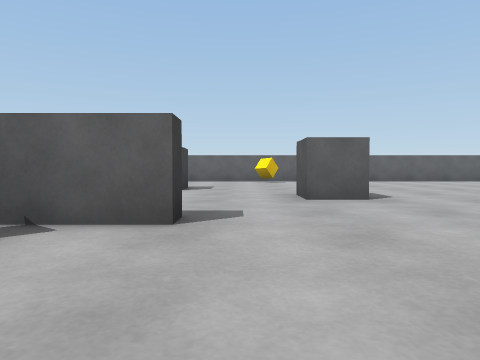
view 1 (above)

23 first-person views from a walk through a scene from a Unity 3-D project. The camera is 0.51 m above the floor, tilts 2° down and sees 70° across. The floor is counted in squares, 1 m on a side. Each view is taken from the middle of a square. On the plan, view 1 faces up. The plan holds only what a view shows up to about 9 squares ahead; the rest is blank. The player character is not drawn.

view 2
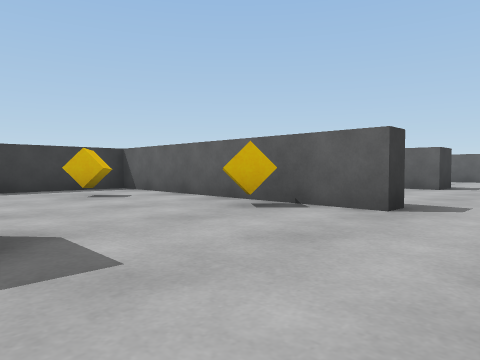

view 3
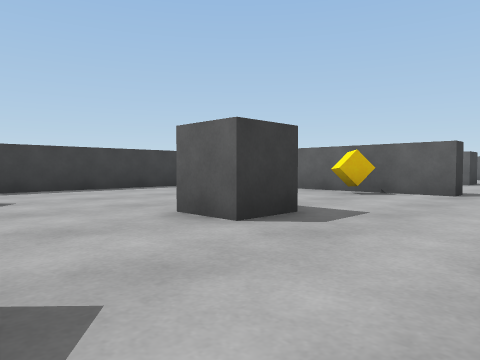

view 4
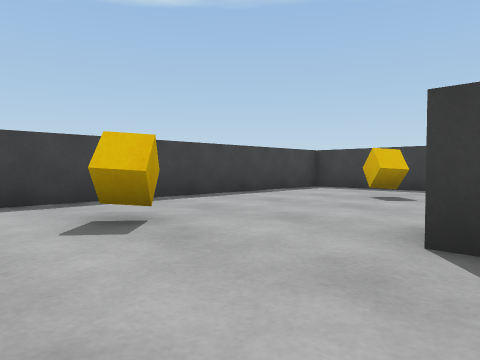

view 5
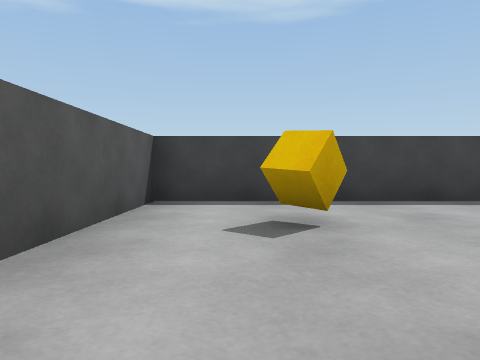

view 6
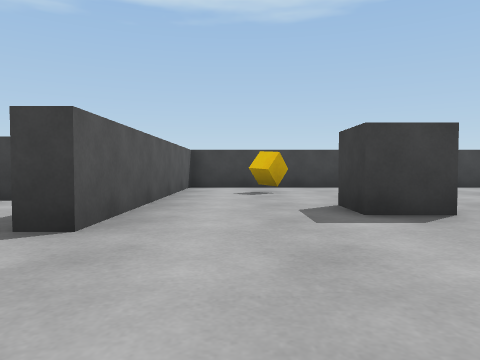

view 7
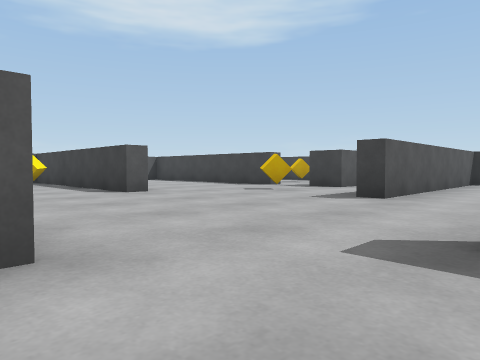

view 8
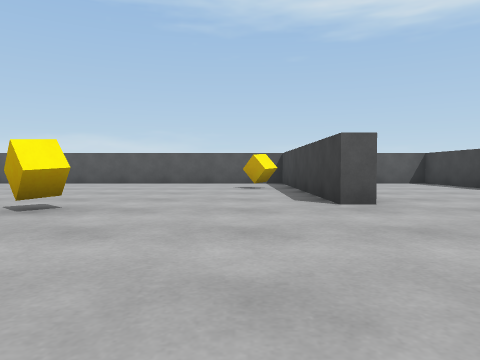

view 9
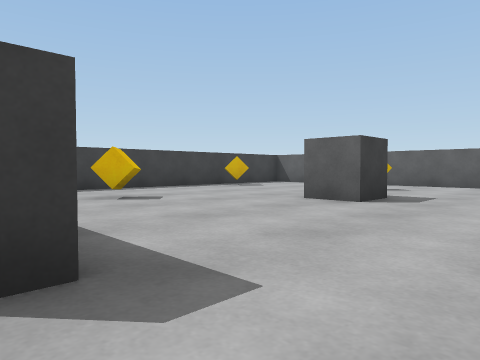

view 10
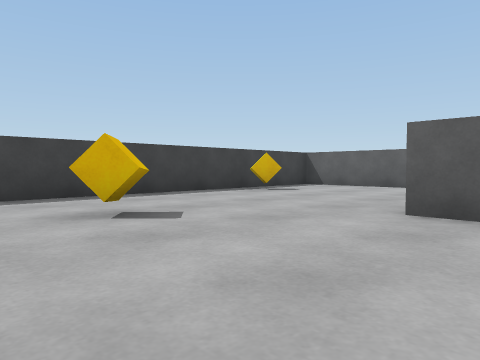

view 11
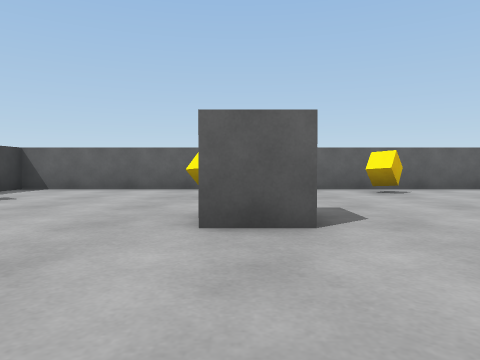

view 12
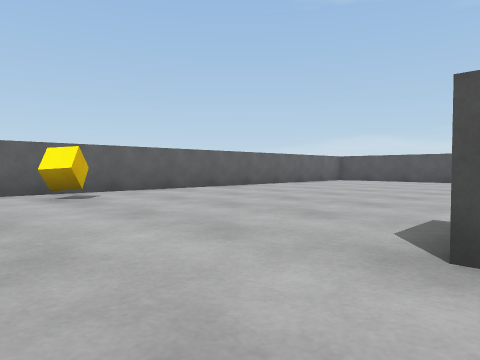

view 13
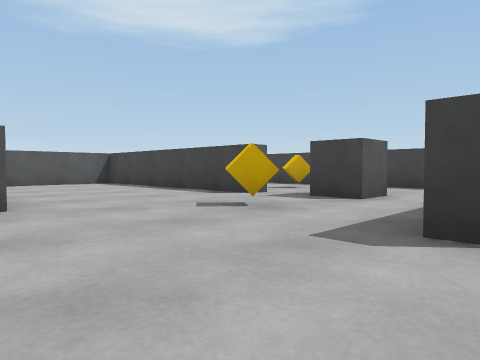

view 14
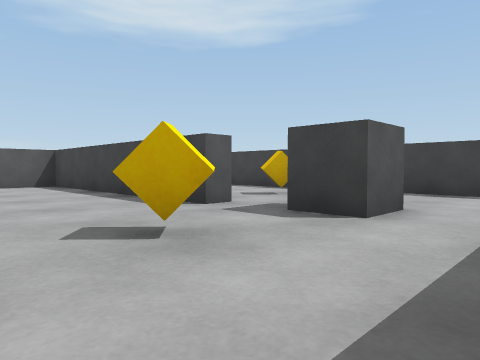

view 15
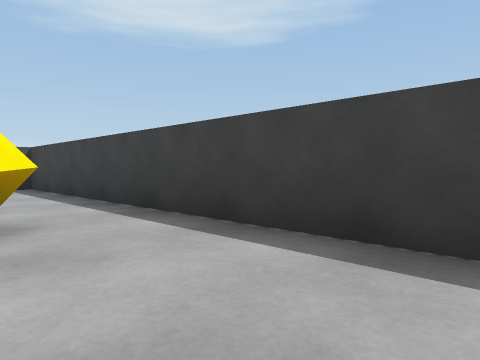

view 16
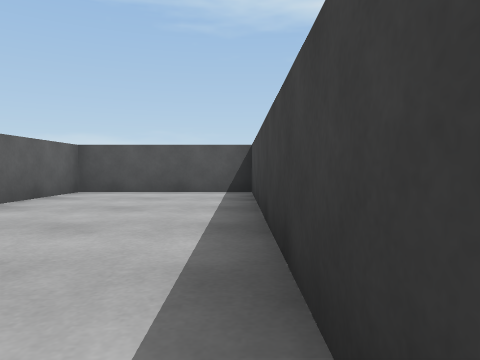

view 17
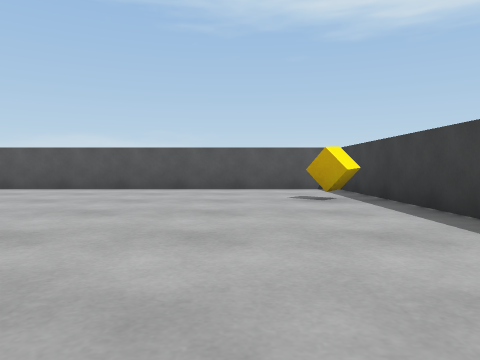

view 18
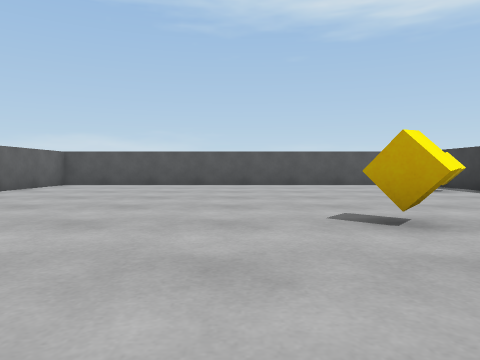

view 19
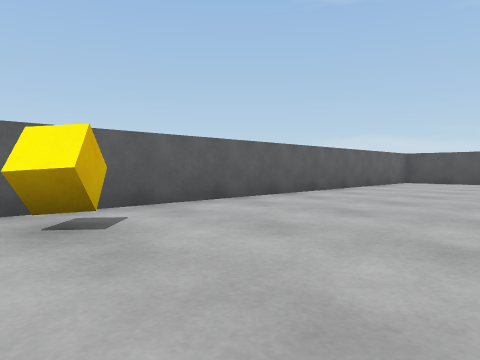

view 20
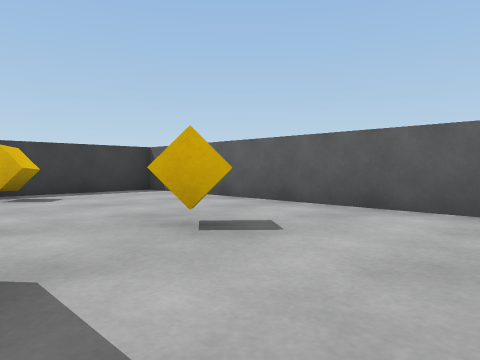

view 21
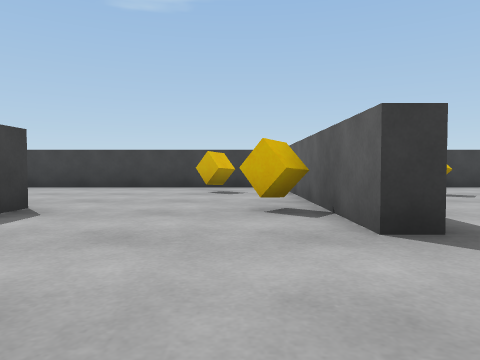

view 22
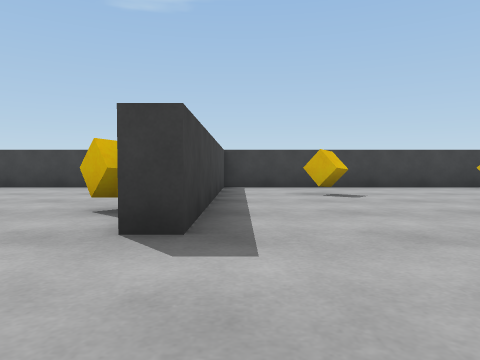

view 23
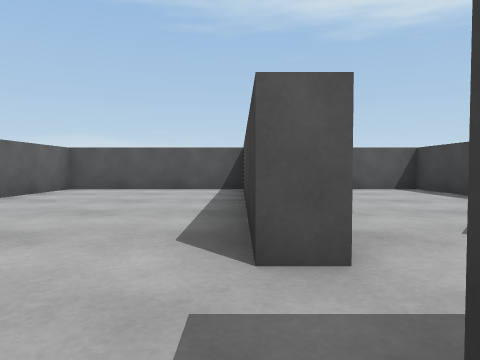

### Floor plan
Ten units are one square. View 1 is at (0, 0); x grows to the right and y downward. Boxes are objects, and circles mark ways between rooms. Rooms are numbered by the first view taken in them; rooms with no view inside come last. Other rooms are left out.
<svg viewBox="-77 -137 204 205">
<path fill="none" stroke="#000" d="M-65 63 13 63 13 -3M-6 -31 -72 -31 -72 55M58 -20 58 -26 120 -26M13 -3 19 -3M58 26 58 21 118 21M122 -30 122 -109M-69 -36 -6 -36 -6 -31M32 63 122 63 122 26 99 26M110 -132 -72 -132 -72 -50M122 21 122 -21 98 -21"/>
<rect x="-55" y="25" width="10" height="10" fill="#bbb"><title>cube</title></rect>
<rect x="-55" y="-15" width="10" height="10" fill="#bbb"><title>cube</title></rect>
<rect x="-25" y="5" width="10" height="10" fill="#bbb"><title>grey cube</title></rect>
<rect x="-25" y="-25" width="10" height="10" fill="#bbb"><title>cube</title></rect>
<rect x="-15" y="35" width="10" height="10" fill="#bbb"><title>cube</title></rect>
<rect x="-65" y="-105" width="10" height="10" fill="#bbb"><title>cube</title></rect>
<rect x="-55" y="-65" width="10" height="10" fill="#bbb"><title>cube</title></rect>
<rect x="-25" y="-95" width="10" height="20" fill="#bbb"><title>grey cube</title></rect>
<rect x="-25" y="-115" width="10" height="10" fill="#bbb"><title>cube</title></rect>
<rect x="5" y="-65" width="20" height="10" fill="#bbb"><title>grey cube</title></rect>
<rect x="5" y="-125" width="10" height="10" fill="#bbb"><title>cube</title></rect>
<rect x="35" y="25" width="10" height="10" fill="#bbb"><title>grey cube</title></rect>
<rect x="35" y="5" width="10" height="10" fill="#bbb"><title>cube</title></rect>
<rect x="45" y="-65" width="10" height="10" fill="#bbb"><title>cube</title></rect>
<rect x="55" y="35" width="10" height="10" fill="#bbb"><title>cube</title></rect>
<rect x="95" y="-45" width="10" height="10" fill="#bbb"><title>cube</title></rect>
<circle cx="5" cy="-15" r="3" fill="#2a7"/>
<text x="-30" y="20">1</text>
<text x="30" y="-50">2</text>
</svg>
Room 1 opens to room 2.

Where each view was taken, in squares from view 1:
view 1: 0 up, 0 right, facing up
view 2: 1 down, 1 right, facing up-left
view 3: 4 down, 1 right, facing up-left
view 4: 1 down, 1 right, facing down-left
view 5: 1 down, 0 right, facing down
view 6: 3 up, 0 right, facing down
view 7: 6 up, 1 left, facing down-right
view 8: 4 up, 1 right, facing right
view 9: 3 up, 1 right, facing up-left
view 10: 4 up, 1 left, facing up-left
view 11: 5 up, 2 left, facing up
view 12: 6 up, 1 left, facing up-right
view 13: 3 up, 1 right, facing down-right
view 14: 1 up, 2 right, facing down-right
view 15: 4 down, 3 right, facing down-right
view 16: 6 down, 5 right, facing right
view 17: 5 up, 4 right, facing right
view 18: 8 up, 2 right, facing right
view 19: 9 up, 0 right, facing up-right
view 20: 9 up, 0 right, facing up-left
view 21: 2 up, 2 right, facing left
view 22: 4 up, 2 right, facing left
view 23: 2 down, 4 right, facing right
